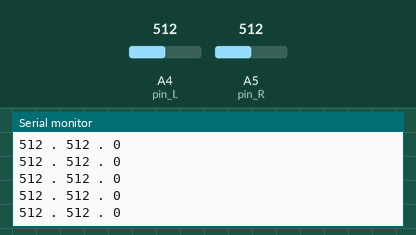
Bench run of a sketch on a simulated Arduino Uno, built with avr-gcc and run on an emulated ATmega328P. Shown: the last lines printed to the serial monitor. The test bench sets the inputs (shaded band); at power-on: A4 (pin_L) = 512, A5 (pin_R) = 512.

Above: at 1.2 s.
1.3 s: A4 (pin_L) set to 716
At 1.31 s:
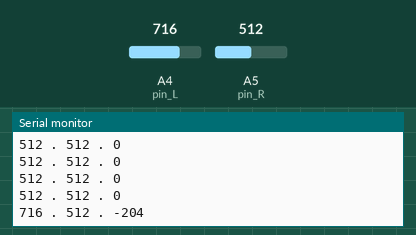
2.8 s: A5 (pin_R) set to 716
At 2.83 s:
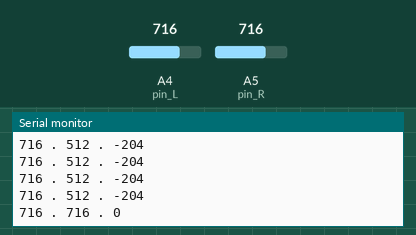
4.3 s: A4 (pin_L) set to 900
At 4.34 s:
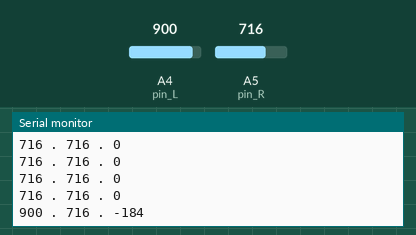
5.8 s: A5 (pin_R) set to 900
At 5.85 s:
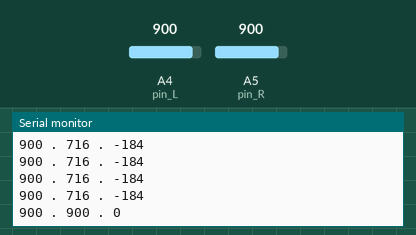
Timing chart, 0 to 8.3 s (numbered marks = the images above; inputs shaded):
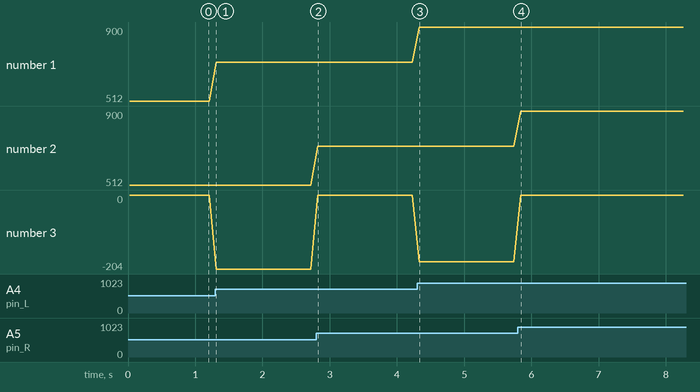

The sketch:

13g_Robot_Swiatlolub_test_fotorezystorow.ino
```cpp
#define pin_R A5
#define pin_L A4

int wartosc_R = 0;
int wartosc_L = 0;
int roznica = 0;

void setup() {
  Serial.begin(9600);
  Serial.println("Inicjacja komunikacji");
  pinMode(pin_R, INPUT);
  pinMode(pin_L, INPUT);
}

void loop() {
  wartosc_R = analogRead(pin_R);
  wartosc_L = analogRead(pin_L);
  roznica = wartosc_R - wartosc_L;
  Serial.print(wartosc_L);
  Serial.print(" . ");
  Serial.print(wartosc_R);
  Serial.print(" . ");
  Serial.println(roznica);
  delay(100);
}
```

Measured:
- after the input at 1.3 s, the serial monitor: prints a new line at once (image 1)
- after the input at 2.8 s, the serial monitor: prints a new line at once (image 2)
- after the input at 4.3 s, the serial monitor: prints a new line at once (image 3)
- after the input at 5.8 s, the serial monitor: prints a new line at once (image 4)
- plotted number 1: 512 → 716 after the input at 1.3 s, 716 → 900 after the input at 4.3 s
- plotted number 3: 0 → -204 after the input at 1.3 s, 0 → -184 after the input at 4.3 s
